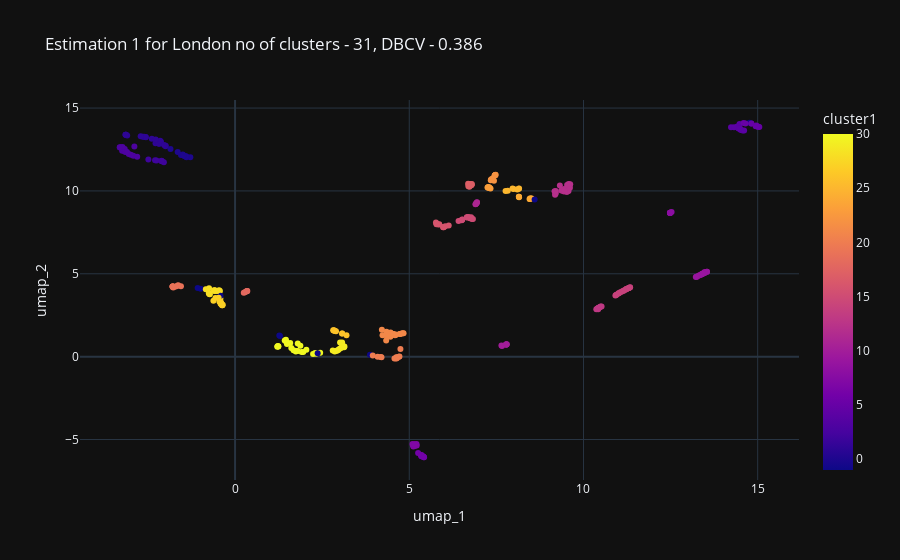

Write notebook code for a chart like this one.
### Code cell
#visualizing data also with plotly express
import plotly.express as px
px.scatter(gb_train_umap_df, x="umap_1", y="umap_2", color = "cluster1",  template = "plotly_dark", title = "Estimation 1 for London no of clusters - 31, DBCV - 0.386")

### Figure 1 — Plotly figure (JSON) as saved in the notebook; plotly's stock layout.template omitted (floating-point values rounded to 4 significant figures; data arrays with more than 128 entries replaced by an {"elided": "..."} marker saying what was removed)
{"data": [{"hovertemplate": "umap_1=%{x}<br>umap_2=%{y}<br>cluster1=%{marker.color}<extra></extra>", "legendgroup": "", "marker": {"color": {"elided": "390 int values"}, "coloraxis": "coloraxis", "symbol": "circle"}, "mode": "markers", "name": "", "orientation": "v", "showlegend": false, "type": "scatter", "x": {"elided": "390 float values"}, "xaxis": "x", "y": {"elided": "390 float values"}, "yaxis": "y"}], "layout": {"coloraxis": {"colorbar": {"title": {"text": "cluster1"}}, "colorscale": [[0, "#0d0887"], [0.1111, "#46039f"], [0.2222, "#7201a8"], [0.3333, "#9c179e"], [0.4444, "#bd3786"], [0.5556, "#d8576b"], [0.6667, "#ed7953"], [0.7778, "#fb9f3a"], [0.8889, "#fdca26"], [1, "#f0f921"]]}, "legend": {"tracegroupgap": 0}, "title": {"text": "Estimation 1 for London no of clusters - 31, DBCV - 0.386"}, "xaxis": {"anchor": "y", "domain": [0, 1], "title": {"text": "umap_1"}}, "yaxis": {"anchor": "x", "domain": [0, 1], "title": {"text": "umap_2"}}}}
